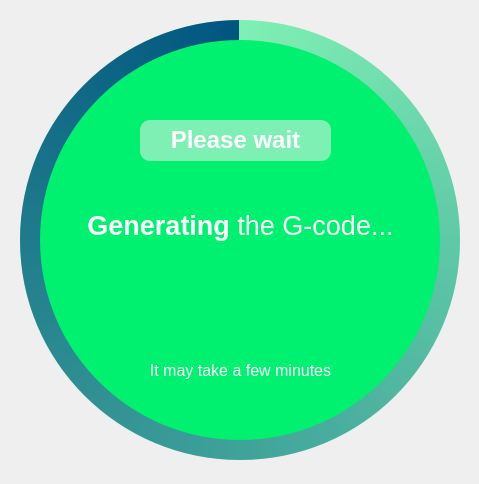
<?xml version="1.0" encoding="UTF-8"?>
<ui version="4.0">
 <class>GcodeLoader</class>
 <widget class="QMainWindow" name="GcodeLoader">
  <property name="geometry">
   <rect>
    <x>0</x>
    <y>0</y>
    <width>479</width>
    <height>484</height>
   </rect>
  </property>
  <property name="windowTitle">
   <string>MainWindow</string>
  </property>
  <widget class="QWidget" name="centralwidget">
   <widget class="QFrame" name="circularProgressBarBase">
    <property name="geometry">
     <rect>
      <x>10</x>
      <y>10</y>
      <width>460</width>
      <height>460</height>
     </rect>
    </property>
    <property name="frameShape">
     <enum>QFrame::NoFrame</enum>
    </property>
    <property name="frameShadow">
     <enum>QFrame::Raised</enum>
    </property>
    <widget class="QFrame" name="circularProgress">
     <property name="geometry">
      <rect>
       <x>10</x>
       <y>10</y>
       <width>440</width>
       <height>440</height>
      </rect>
     </property>
     <property name="styleSheet">
      <string notr="true">QFrame{
	background-color: qconicalgradient(cx:0.5, cy:0.5, angle:90, stop:0 rgba(0, 85, 127, 255), stop:1 rgba(255, 255, 255, 0));
	border-radius: 220px;
}</string>
     </property>
     <property name="frameShape">
      <enum>QFrame::NoFrame</enum>
     </property>
     <property name="frameShadow">
      <enum>QFrame::Raised</enum>
     </property>
    </widget>
    <widget class="QFrame" name="circularBig">
     <property name="geometry">
      <rect>
       <x>10</x>
       <y>10</y>
       <width>440</width>
       <height>440</height>
      </rect>
     </property>
     <property name="styleSheet">
      <string notr="true">QFrame{
	border-radius: 220px;
	background-color: rgba(0, 240, 112, 120);
}</string>
     </property>
     <property name="frameShape">
      <enum>QFrame::NoFrame</enum>
     </property>
     <property name="frameShadow">
      <enum>QFrame::Raised</enum>
     </property>
    </widget>
    <widget class="QFrame" name="container">
     <property name="geometry">
      <rect>
       <x>30</x>
       <y>30</y>
       <width>400</width>
       <height>400</height>
      </rect>
     </property>
     <property name="styleSheet">
      <string notr="true">QFrame{
	border-radius: 200px;
	background-color: rgb(0, 240, 112);
}</string>
     </property>
     <property name="frameShape">
      <enum>QFrame::NoFrame</enum>
     </property>
     <property name="frameShadow">
      <enum>QFrame::Raised</enum>
     </property>
     <widget class="QLabel" name="send_label">
      <property name="geometry">
       <rect>
        <x>0</x>
        <y>120</y>
        <width>401</width>
        <height>131</height>
       </rect>
      </property>
      <property name="font">
       <font>
        <family>Segoe UI</family>
        <pointsize>20</pointsize>
        <weight>75</weight>
        <bold>true</bold>
       </font>
      </property>
      <property name="styleSheet">
       <string notr="true">background-color: rgba(255, 255, 255, 0);
color: #FFFFFFFF</string>
      </property>
      <property name="text">
       <string>&lt;html&gt;&lt;head/&gt;&lt;body&gt;&lt;p align=&quot;center&quot;&gt;Generating&lt;span style=&quot; font-weight:400;&quot;&gt; the G-code...&lt;/span&gt;&lt;/p&gt;&lt;/body&gt;&lt;/html&gt;</string>
      </property>
      <property name="alignment">
       <set>Qt::AlignCenter</set>
      </property>
     </widget>
     <widget class="QLabel" name="engrave_label">
      <property name="geometry">
       <rect>
        <x>100</x>
        <y>80</y>
        <width>191</width>
        <height>41</height>
       </rect>
      </property>
      <property name="font">
       <font>
        <family>Segoe UI</family>
        <pointsize>18</pointsize>
       </font>
      </property>
      <property name="layoutDirection">
       <enum>Qt::LeftToRight</enum>
      </property>
      <property name="styleSheet">
       <string notr="true">border-radius: 10px;
background-color: rgb(127, 240, 180);
color: #FFFFFFFF</string>
      </property>
      <property name="text">
       <string>&lt;html&gt;&lt;head/&gt;&lt;body&gt;&lt;p align=&quot;center&quot;&gt;&lt;span style=&quot; font-weight:600;&quot;&gt;Please wait&lt;/span&gt;&lt;/p&gt;&lt;/body&gt;&lt;/html&gt;</string>
      </property>
      <property name="alignment">
       <set>Qt::AlignCenter</set>
      </property>
     </widget>
     <widget class="QLabel" name="send_label_2">
      <property name="geometry">
       <rect>
        <x>30</x>
        <y>290</y>
        <width>341</width>
        <height>81</height>
       </rect>
      </property>
      <property name="font">
       <font>
        <family>Segoe UI</family>
        <pointsize>12</pointsize>
        <weight>75</weight>
        <bold>true</bold>
       </font>
      </property>
      <property name="styleSheet">
       <string notr="true">background-color: rgba(255, 255, 255, 0);
color: #FFFFFFFF</string>
      </property>
      <property name="text">
       <string>&lt;html&gt;&lt;head/&gt;&lt;body&gt;&lt;p align=&quot;center&quot;&gt;&lt;span style=&quot; font-weight:400;&quot;&gt;It may take a few minutes&lt;/span&gt;&lt;/p&gt;&lt;/body&gt;&lt;/html&gt;</string>
      </property>
      <property name="alignment">
       <set>Qt::AlignCenter</set>
      </property>
     </widget>
    </widget>
    <zorder>circularBig</zorder>
    <zorder>circularProgress</zorder>
    <zorder>container</zorder>
   </widget>
  </widget>
 </widget>
 <resources/>
 <connections/>
</ui>
